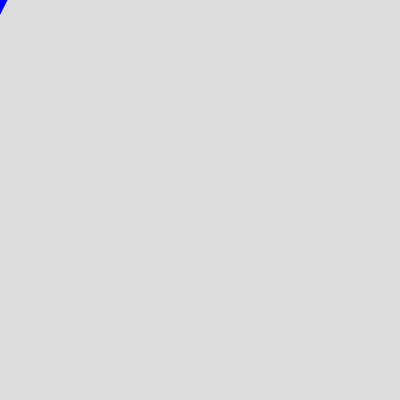
Frame 1 (no input)
Frame 60 (no input): identical to frame 1, image omitted
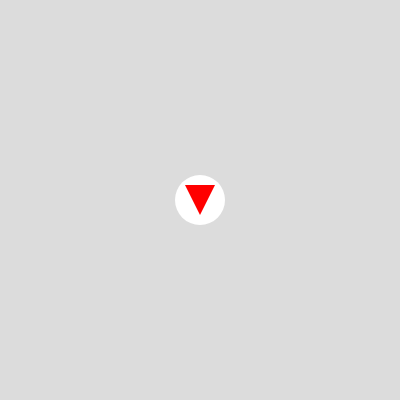
Frame 120 (the mouse pressed at the canvas centre since frame 60)

The p5.js sketch that drew these frames (run headless with seeded random() and noise() and a simulated clock; from frame 60 on, the mouse is pressed at the canvas centre):

// p5.js sketch
// ── sketch.js
const circles = [];

function setup() {
  createCanvas(400, 400);
  noStroke();
}

function draw() {
  background(220);

  circles.forEach(({ x, y }) => {
    fill("white");
    circle(x, y, 50);
  });

  if (mouseIsPressed) fill("red");
  else fill("blue");

  triangle(
    mouseX + 15,
    mouseY - 15,
    mouseX - 15,
    mouseY - 15,
    mouseX,
    mouseY + 15
  );
}

function mousePressed(event) {
  const { x, y } = event;
  circles.push({ x, y });
}
